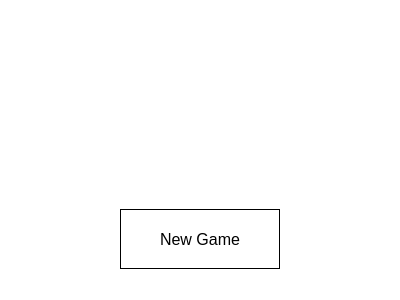
<?xml version="1.0" encoding="UTF-8"?>
<ui version="4.0">
 <class>ResultsDialog</class>
 <widget class="QDialog" name="ResultsDialog">
  <property name="geometry">
   <rect>
    <x>0</x>
    <y>0</y>
    <width>400</width>
    <height>300</height>
   </rect>
  </property>
  <property name="windowTitle">
   <string>Info</string>
  </property>
  <property name="styleSheet">
   <string notr="true">#ResultsDialog {
	background-color: #fff;
}
</string>
  </property>
  <layout class="QVBoxLayout" name="verticalLayout">
   <item alignment="Qt::AlignHCenter|Qt::AlignVCenter">
    <widget class="QLabel" name="informationLabel">
     <property name="styleSheet">
      <string notr="true">font: 57 18pt &quot;NYTFranklin&quot;;
font-weight: 500;</string>
     </property>
     <property name="text">
      <string/>
     </property>
    </widget>
   </item>
   <item alignment="Qt::AlignHCenter">
    <widget class="QPushButton" name="tryButton">
     <property name="minimumSize">
      <size>
       <width>200</width>
       <height>100</height>
      </size>
     </property>
     <property name="styleSheet">
      <string notr="true">QPushButton {
    position: relative;
    height: 3em;
    border-radius: 1.5em;
	border-color: #000;
	border: 1px solid;
    font-size: 16px;
	line-height: 28px;
    padding: 0 2em;
	margin: 20px;
    font-weight: 400;
	background-color: #fff;
}

QPushButton::hover {
	border-color: #fff;	
	background-color: #000;
	color: #fff;
}

QPushButton::pressed {
	background-color: #d3d3d3;
}</string>
     </property>
     <property name="text">
      <string>New Game</string>
     </property>
    </widget>
   </item>
  </layout>
 </widget>
 <resources/>
 <connections/>
</ui>
